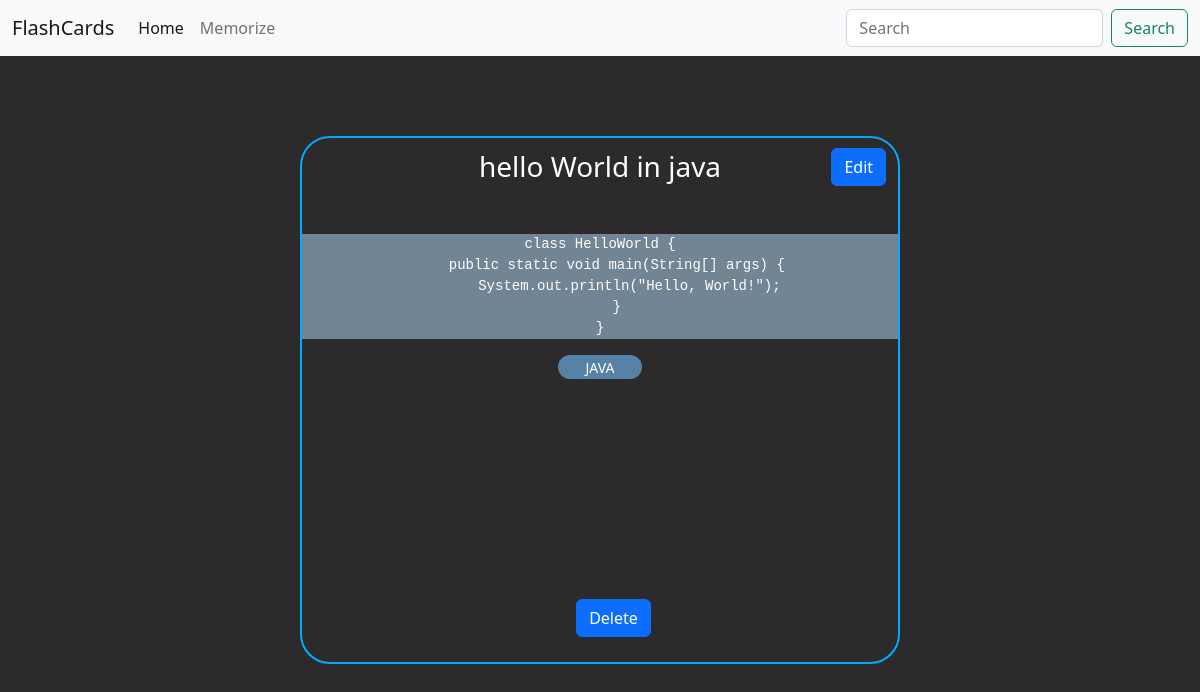
The app's page /show/21/ with its own data.
### AppFlashCards/models.py (models this page shows, shortened)
class Data(models.Model):
    question = models.CharField(max_length=100)
    answer = models.CharField(max_length=100000)
    tag = models.CharField(max_length=20)
    choice = models.IntegerField()

### AppFlashCards/views.py (the view)
# urls.py: path('show/<int:id>/',views.show,name='show'),
def show(request,id):
    db_data = getdata()
    for d in db_data:
        if d['id'] == id:
            d['tag'] = d['tag'].upper()
            return render(request,'show.html',{'db_data':[d]})
    return HttpResponse("Unable to show")

### AppFlashCards/views.py (called while the page is built)
def getdata():
    all_data = Data.objects.all()
    db_data = []
    for dt in all_data:
        temp = {'id':dt.id,'question':dt.question,'answer':dt.answer,'tag':dt.tag,'choice':dt.choice}
        db_data.append(temp)
    return db_data

### AppFlashCards/templates/show.html (shortened to what this page needs)
{%extends 'base.html'%}
    {%block content%}
    {% for key in db_data %}
    <div class="showcard">
        <div class="question">
            <h3>{{key.question}}</h3>
        </div>
        {% if key.choice%}
            <div class="answer" style="margin-top: 50px;background-color:#746550">
                    <p>{{ key.answer}}</p>
            </div>
        {% else %}
            <div class="answer" style="margin-top: 50px;background-color:#728595">
                <pre><code>{{key.answer}}</code></pre>
            </div>
        {% endif %}
        <div class="tag" style="background-color: #5682a7;
        width: 14%;
        margin: auto;
        border-radius: 16px;">
            <small>{{key.tag}}</small>
        </div>
        <a href="{%url 'edit' id=key.id%}" class="btn btn-primary" style="position: absolute;
        top: 2%;
        right: 2%;">Edit</a>
        <a href="{%url 'delete' id=key.id %}" class="btn btn-primary" style="position: absolute;
        top: 88%;
        left: 46%;">Delete</a>
    </div>
    {%endfor%}
    {%endblock%}

### AppFlashCards/static/customcss/card.css (style rules this page uses)
body { color: white; background-color: rgb(44, 42, 42); }

### AppFlashCards/templates/base.html (style rules this page uses)
.showcard { border: 2px solid #00acff; border-radius: 30px; position: absolute; padding-top: 1%; left: 50%; top: 50%; transform: translate(-50%, -50%); width: 50%; height: 66%; text-align: center; }

### records on screen
Data: question "hello World in java", answer "class HelloWorld { public static void main(String[] args) { System.out.println(\"Hello, World!\"); } }", tag "JAVA"
